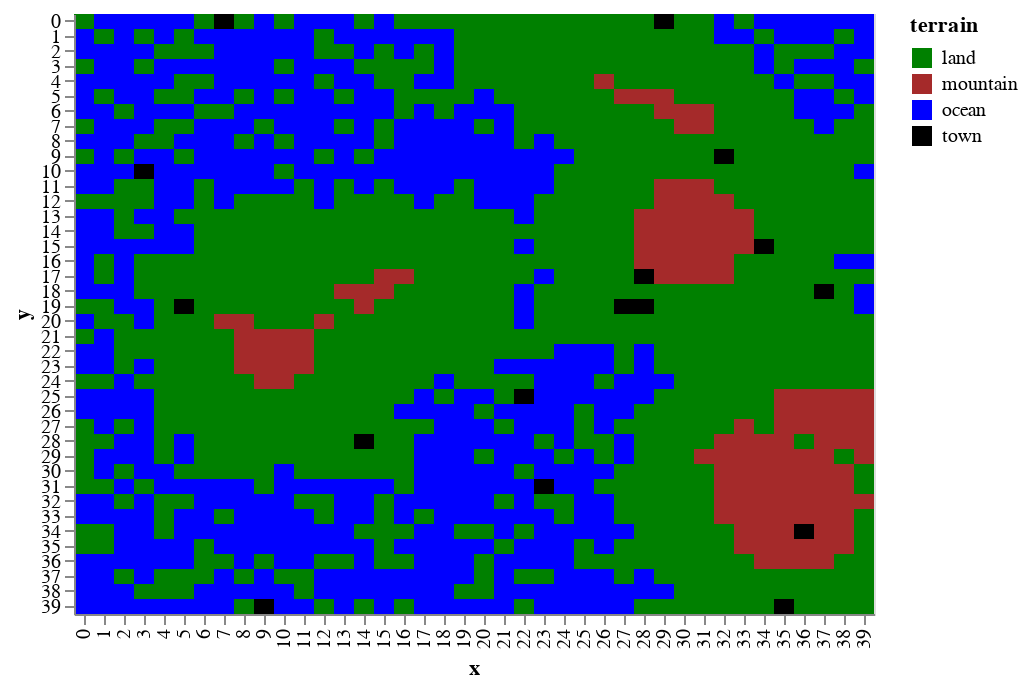

Notebook code cell kept with this figure:
### Code cell
draw.drawCities(world.df_features)

### Figure 1 — Vega-Lite specification as saved in the notebook (floating-point values rounded to 4 significant figures; data arrays with more than 128 entries replaced by an {"elided": "..."} marker saying what was removed)
{"$schema": "https://vega.github.io/schema/vega-lite/v2.6.0.json", "config": {"view": {"height": 300, "width": 400}}, "data": {"name": "data-0c45f45e9d65876656c60ca2e2746aeb"}, "datasets": {"data-0c45f45e9d65876656c60ca2e2746aeb": {"elided": "1600 records"}}, "encoding": {"color": {"field": "terrain", "scale": {"domain": ["land", "mountain", "ocean", "town"], "range": ["green", "brown", "blue", "black"]}, "type": "nominal"}, "x": {"field": "x", "type": "ordinal"}, "y": {"field": "y", "type": "ordinal"}}, "mark": "rect"}
